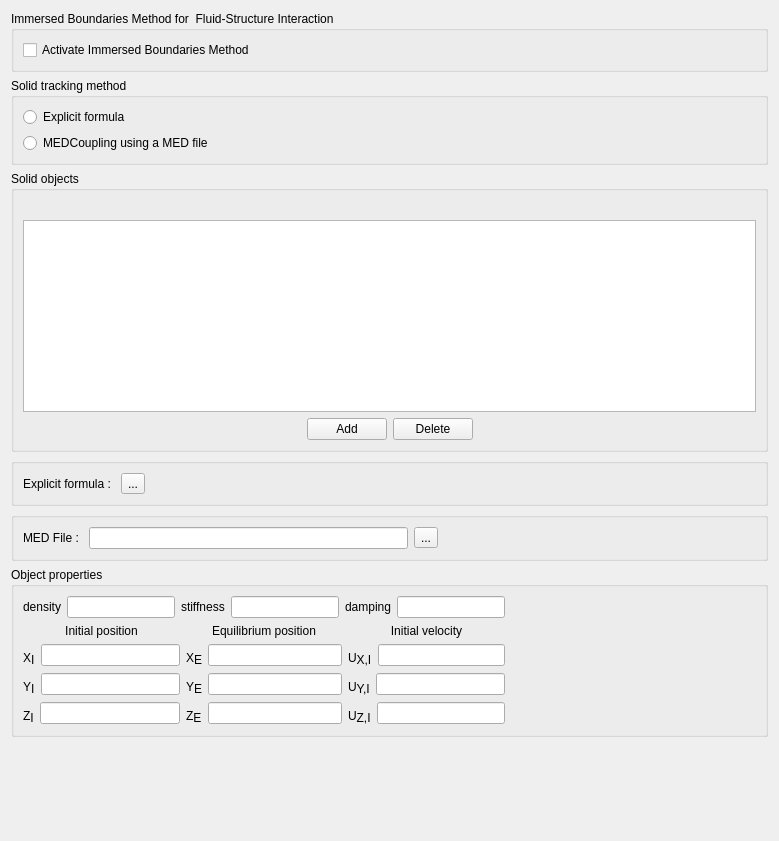
<?xml version="1.0" encoding="UTF-8"?>
<ui version="4.0">
 <class>ImmersedBoundariesNeptune</class>
 <widget class="QWidget" name="ImmersedBoundariesNeptune">
  <property name="geometry">
   <rect>
    <x>0</x>
    <y>0</y>
    <width>779</width>
    <height>841</height>
   </rect>
  </property>
  <property name="windowTitle">
   <string>Form</string>
  </property>
  <layout class="QVBoxLayout" name="verticalLayout_2">
   <item>
    <widget class="QGroupBox" name="groupBoxActivate">
     <property name="title">
      <string>Immersed Boundaries Method for  Fluid-Structure Interaction</string>
     </property>
     <layout class="QHBoxLayout" name="horizontalLayout_5">
      <item>
       <widget class="QCheckBox" name="checkBoxActivate">
        <property name="text">
         <string>Activate Immersed Boundaries Method</string>
        </property>
       </widget>
      </item>
      <item>
       <spacer name="horizontalSpacer">
        <property name="orientation">
         <enum>Qt::Horizontal</enum>
        </property>
        <property name="sizeHint" stdset="0">
         <size>
          <width>40</width>
          <height>20</height>
         </size>
        </property>
       </spacer>
      </item>
     </layout>
    </widget>
   </item>
   <item>
    <widget class="QGroupBox" name="groupBoxMethod">
     <property name="title">
      <string>Solid tracking method</string>
     </property>
     <layout class="QVBoxLayout" name="verticalLayout">
      <item>
       <widget class="QRadioButton" name="radioButtonExplicit">
        <property name="text">
         <string>Explicit formula</string>
        </property>
       </widget>
      </item>
      <item>
       <widget class="QRadioButton" name="radioButtonMEDCoupling">
        <property name="text">
         <string>MEDCoupling using a MED file</string>
        </property>
       </widget>
      </item>
     </layout>
    </widget>
   </item>
   <item>
    <widget class="QGroupBox" name="groupBoxObjects">
     <property name="title">
      <string>Solid objects</string>
     </property>
     <layout class="QVBoxLayout" name="verticalLayout_4">
      <item>
       <layout class="QHBoxLayout" name="horizontalLayout">
        <item>
         <spacer name="horizontalSpacer_2">
          <property name="orientation">
           <enum>Qt::Horizontal</enum>
          </property>
          <property name="sizeHint" stdset="0">
           <size>
            <width>40</width>
            <height>20</height>
           </size>
          </property>
         </spacer>
        </item>
       </layout>
      </item>
      <item>
       <widget class="QTableView" name="tableViewFSI">
        <property name="toolTip">
         <string>&lt;html&gt;&lt;head/&gt;&lt;body&gt;&lt;p&gt;&lt;br/&gt;&lt;/p&gt;&lt;/body&gt;&lt;/html&gt;</string>
        </property>
       </widget>
      </item>
      <item>
       <layout class="QHBoxLayout" name="horizontalLayout_4">
        <item>
         <spacer name="horizontalSpacer_4">
          <property name="orientation">
           <enum>Qt::Horizontal</enum>
          </property>
          <property name="sizeHint" stdset="0">
           <size>
            <width>40</width>
            <height>20</height>
           </size>
          </property>
         </spacer>
        </item>
        <item>
         <layout class="QHBoxLayout" name="horizontalLayoutFSI">
          <item>
           <widget class="QPushButton" name="pushButtonAddFSI">
            <property name="toolTip">
             <string>&lt;html&gt;&lt;head/&gt;&lt;body&gt;&lt;p&gt;&lt;span style=&quot; font-size:9pt;&quot;&gt;Add a conjugate heat transfer.&lt;/span&gt;&lt;/p&gt;&lt;/body&gt;&lt;/html&gt;</string>
            </property>
            <property name="text">
             <string>Add</string>
            </property>
           </widget>
          </item>
          <item>
           <widget class="QPushButton" name="pushButtonDeleteFSI">
            <property name="toolTip">
             <string>&lt;html&gt;&lt;head/&gt;&lt;body&gt;&lt;p&gt;&lt;span style=&quot; font-size:9pt;&quot;&gt;Remove the last added conjugate heat transfer.&lt;/span&gt;&lt;/p&gt;&lt;/body&gt;&lt;/html&gt;</string>
            </property>
            <property name="text">
             <string>Delete</string>
            </property>
           </widget>
          </item>
         </layout>
        </item>
        <item>
         <spacer name="horizontalSpacer_5">
          <property name="orientation">
           <enum>Qt::Horizontal</enum>
          </property>
          <property name="sizeHint" stdset="0">
           <size>
            <width>40</width>
            <height>20</height>
           </size>
          </property>
         </spacer>
        </item>
       </layout>
      </item>
     </layout>
    </widget>
   </item>
   <item>
    <widget class="QGroupBox" name="groupBoxExplicit">
     <layout class="QHBoxLayout" name="horizontalLayoutExplicit">
      <item>
       <widget class="QLabel" name="label">
        <property name="text">
         <string>Explicit formula : </string>
        </property>
       </widget>
      </item>
      <item>
       <widget class="QToolButton" name="toolButtonExplicitFormula">
        <property name="text">
         <string>...</string>
        </property>
       </widget>
      </item>
      <item>
       <spacer name="horizontalSpacer_6">
        <property name="orientation">
         <enum>Qt::Horizontal</enum>
        </property>
        <property name="sizeHint" stdset="0">
         <size>
          <width>40</width>
          <height>20</height>
         </size>
        </property>
       </spacer>
      </item>
     </layout>
    </widget>
   </item>
   <item>
    <widget class="QGroupBox" name="groupBoxMEDCoupling">
     <layout class="QHBoxLayout" name="horizontalLayoutMEDCoupling">
      <item>
       <widget class="QLabel" name="label_2">
        <property name="text">
         <string>MED File : </string>
        </property>
       </widget>
      </item>
      <item>
       <widget class="QLineEdit" name="lineEditMEDFile"/>
      </item>
      <item>
       <widget class="QToolButton" name="toolButtonMEDFile">
        <property name="text">
         <string>...</string>
        </property>
       </widget>
      </item>
      <item>
       <spacer name="horizontalSpacer_7">
        <property name="orientation">
         <enum>Qt::Horizontal</enum>
        </property>
        <property name="sizeHint" stdset="0">
         <size>
          <width>40</width>
          <height>20</height>
         </size>
        </property>
       </spacer>
      </item>
     </layout>
    </widget>
   </item>
   <item>
    <widget class="QGroupBox" name="groupBoxObjProperties">
     <property name="title">
      <string>Object properties</string>
     </property>
     <layout class="QVBoxLayout" name="verticalLayout_3">
      <item>
       <layout class="QHBoxLayout" name="horizontalLayout_3">
        <item>
         <layout class="QVBoxLayout" name="verticalLayout_8">
          <item>
           <layout class="QGridLayout" name="gridLayout_3">
            <item row="0" column="1">
             <layout class="QHBoxLayout" name="horizontalLayout_6">
              <item>
               <layout class="QHBoxLayout" name="horizontalLayout_19">
                <item>
                 <widget class="QLineEdit" name="lineEditObjDensity"/>
                </item>
               </layout>
              </item>
              <item>
               <layout class="QHBoxLayout" name="horizontalLayout_21"/>
              </item>
              <item>
               <layout class="QHBoxLayout" name="horizontalLayout_18">
                <item>
                 <widget class="QLabel" name="label_4">
                  <property name="text">
                   <string>stiffness</string>
                  </property>
                 </widget>
                </item>
                <item>
                 <widget class="QLineEdit" name="lineEditObjStiffness"/>
                </item>
               </layout>
              </item>
              <item>
               <layout class="QHBoxLayout" name="horizontalLayout_22"/>
              </item>
              <item>
               <layout class="QHBoxLayout" name="horizontalLayout_17">
                <item>
                 <widget class="QLabel" name="label_3">
                  <property name="text">
                   <string>damping</string>
                  </property>
                 </widget>
                </item>
                <item>
                 <widget class="QLineEdit" name="lineEditObjDamping"/>
                </item>
               </layout>
              </item>
             </layout>
            </item>
            <item row="0" column="0">
             <widget class="QLabel" name="label_5">
              <property name="text">
               <string>density</string>
              </property>
             </widget>
            </item>
           </layout>
          </item>
          <item>
           <layout class="QGridLayout" name="gridLayout">
            <item row="0" column="0">
             <layout class="QHBoxLayout" name="horizontalLayout_7">
              <item>
               <layout class="QVBoxLayout" name="verticalLayout_7">
                <item>
                 <widget class="QLabel" name="label_9">
                  <property name="layoutDirection">
                   <enum>Qt::LeftToRight</enum>
                  </property>
                  <property name="text">
                   <string>Initial position</string>
                  </property>
                  <property name="alignment">
                   <set>Qt::AlignCenter</set>
                  </property>
                 </widget>
                </item>
                <item>
                 <layout class="QHBoxLayout" name="horizontalLayout_16">
                  <item>
                   <widget class="QLabel" name="label_12">
                    <property name="text">
                     <string>&lt;html&gt;&lt;head/&gt;&lt;body&gt;&lt;p&gt;X&lt;span style=&quot; font-size:14pt; vertical-align:sub;&quot;&gt;I&lt;/span&gt;&lt;/p&gt;&lt;/body&gt;&lt;/html&gt;</string>
                    </property>
                   </widget>
                  </item>
                  <item>
                   <widget class="QLineEdit" name="lineEditXInit"/>
                  </item>
                 </layout>
                </item>
                <item>
                 <layout class="QHBoxLayout" name="horizontalLayout_10">
                  <item>
                   <widget class="QLabel" name="label_11">
                    <property name="text">
                     <string>&lt;html&gt;&lt;head/&gt;&lt;body&gt;&lt;p&gt;Y&lt;span style=&quot; font-size:14pt; vertical-align:sub;&quot;&gt;I&lt;/span&gt;&lt;/p&gt;&lt;/body&gt;&lt;/html&gt;</string>
                    </property>
                   </widget>
                  </item>
                  <item>
                   <widget class="QLineEdit" name="lineEditYInit"/>
                  </item>
                 </layout>
                </item>
                <item>
                 <layout class="QHBoxLayout" name="horizontalLayout_15">
                  <item>
                   <widget class="QLabel" name="label_13">
                    <property name="text">
                     <string>&lt;html&gt;&lt;head/&gt;&lt;body&gt;&lt;p&gt;Z&lt;span style=&quot; font-size:14pt; vertical-align:sub;&quot;&gt;I&lt;/span&gt;&lt;/p&gt;&lt;/body&gt;&lt;/html&gt;</string>
                    </property>
                   </widget>
                  </item>
                  <item>
                   <widget class="QLineEdit" name="lineEditZInit"/>
                  </item>
                 </layout>
                </item>
               </layout>
              </item>
              <item>
               <layout class="QHBoxLayout" name="horizontalLayout_2"/>
              </item>
              <item>
               <layout class="QVBoxLayout" name="verticalLayout_6">
                <item>
                 <widget class="QLabel" name="label_8">
                  <property name="text">
                   <string>Equilibrium position</string>
                  </property>
                  <property name="alignment">
                   <set>Qt::AlignCenter</set>
                  </property>
                 </widget>
                </item>
                <item>
                 <layout class="QHBoxLayout" name="horizontalLayout_14">
                  <item>
                   <widget class="QLabel" name="label_14">
                    <property name="text">
                     <string>&lt;html&gt;&lt;head/&gt;&lt;body&gt;&lt;p&gt;X&lt;span style=&quot; font-size:14pt; vertical-align:sub;&quot;&gt;E&lt;/span&gt;&lt;/p&gt;&lt;/body&gt;&lt;/html&gt;</string>
                    </property>
                   </widget>
                  </item>
                  <item>
                   <widget class="QLineEdit" name="lineEditXEq"/>
                  </item>
                 </layout>
                </item>
                <item>
                 <layout class="QHBoxLayout" name="horizontalLayout_9">
                  <item>
                   <widget class="QLabel" name="label_10">
                    <property name="text">
                     <string>&lt;html&gt;&lt;head/&gt;&lt;body&gt;&lt;p&gt;Y&lt;span style=&quot; font-size:14pt; vertical-align:sub;&quot;&gt;E&lt;/span&gt;&lt;/p&gt;&lt;/body&gt;&lt;/html&gt;</string>
                    </property>
                   </widget>
                  </item>
                  <item>
                   <widget class="QLineEdit" name="lineEditYEq"/>
                  </item>
                 </layout>
                </item>
                <item>
                 <layout class="QHBoxLayout" name="horizontalLayout_13">
                  <item>
                   <widget class="QLabel" name="label_15">
                    <property name="text">
                     <string>&lt;html&gt;&lt;head/&gt;&lt;body&gt;&lt;p&gt;Z&lt;span style=&quot; font-size:14pt; vertical-align:sub;&quot;&gt;E&lt;/span&gt;&lt;/p&gt;&lt;/body&gt;&lt;/html&gt;</string>
                    </property>
                   </widget>
                  </item>
                  <item>
                   <widget class="QLineEdit" name="lineEditZEq"/>
                  </item>
                 </layout>
                </item>
               </layout>
              </item>
              <item>
               <layout class="QHBoxLayout" name="horizontalLayout_20"/>
              </item>
              <item>
               <layout class="QVBoxLayout" name="verticalLayout_5">
                <item>
                 <widget class="QLabel" name="label_7">
                  <property name="text">
                   <string>Initial velocity</string>
                  </property>
                  <property name="alignment">
                   <set>Qt::AlignCenter</set>
                  </property>
                 </widget>
                </item>
                <item>
                 <layout class="QHBoxLayout" name="horizontalLayout_12">
                  <item>
                   <widget class="QLabel" name="label_16">
                    <property name="text">
                     <string>&lt;html&gt;&lt;head/&gt;&lt;body&gt;&lt;p&gt;U&lt;span style=&quot; font-size:14pt; vertical-align:sub;&quot;&gt;X,I&lt;/span&gt;&lt;/p&gt;&lt;/body&gt;&lt;/html&gt;</string>
                    </property>
                   </widget>
                  </item>
                  <item>
                   <widget class="QLineEdit" name="lineEditVelXInit"/>
                  </item>
                 </layout>
                </item>
                <item>
                 <layout class="QHBoxLayout" name="horizontalLayout_11">
                  <item>
                   <widget class="QLabel" name="label_17">
                    <property name="text">
                     <string>&lt;html&gt;&lt;head/&gt;&lt;body&gt;&lt;p&gt;U&lt;span style=&quot; font-size:14pt; vertical-align:sub;&quot;&gt;Y,I&lt;/span&gt;&lt;/p&gt;&lt;/body&gt;&lt;/html&gt;</string>
                    </property>
                   </widget>
                  </item>
                  <item>
                   <widget class="QLineEdit" name="lineEditVelYInit"/>
                  </item>
                 </layout>
                </item>
                <item>
                 <layout class="QHBoxLayout" name="horizontalLayout_8">
                  <item>
                   <widget class="QLabel" name="label_6">
                    <property name="text">
                     <string>&lt;html&gt;&lt;head/&gt;&lt;body&gt;&lt;p&gt;U&lt;span style=&quot; font-size:14pt; vertical-align:sub;&quot;&gt;Z,I&lt;/span&gt;&lt;/p&gt;&lt;/body&gt;&lt;/html&gt;</string>
                    </property>
                   </widget>
                  </item>
                  <item>
                   <widget class="QLineEdit" name="lineEditVelZInit"/>
                  </item>
                 </layout>
                </item>
               </layout>
              </item>
             </layout>
            </item>
           </layout>
          </item>
         </layout>
        </item>
        <item>
         <spacer name="horizontalSpacer_3">
          <property name="orientation">
           <enum>Qt::Horizontal</enum>
          </property>
          <property name="sizeHint" stdset="0">
           <size>
            <width>40</width>
            <height>20</height>
           </size>
          </property>
         </spacer>
        </item>
       </layout>
      </item>
     </layout>
    </widget>
   </item>
   <item>
    <spacer name="verticalSpacer_2">
     <property name="orientation">
      <enum>Qt::Vertical</enum>
     </property>
     <property name="sizeHint" stdset="0">
      <size>
       <width>20</width>
       <height>40</height>
      </size>
     </property>
    </spacer>
   </item>
  </layout>
 </widget>
 <resources/>
 <connections/>
</ui>
